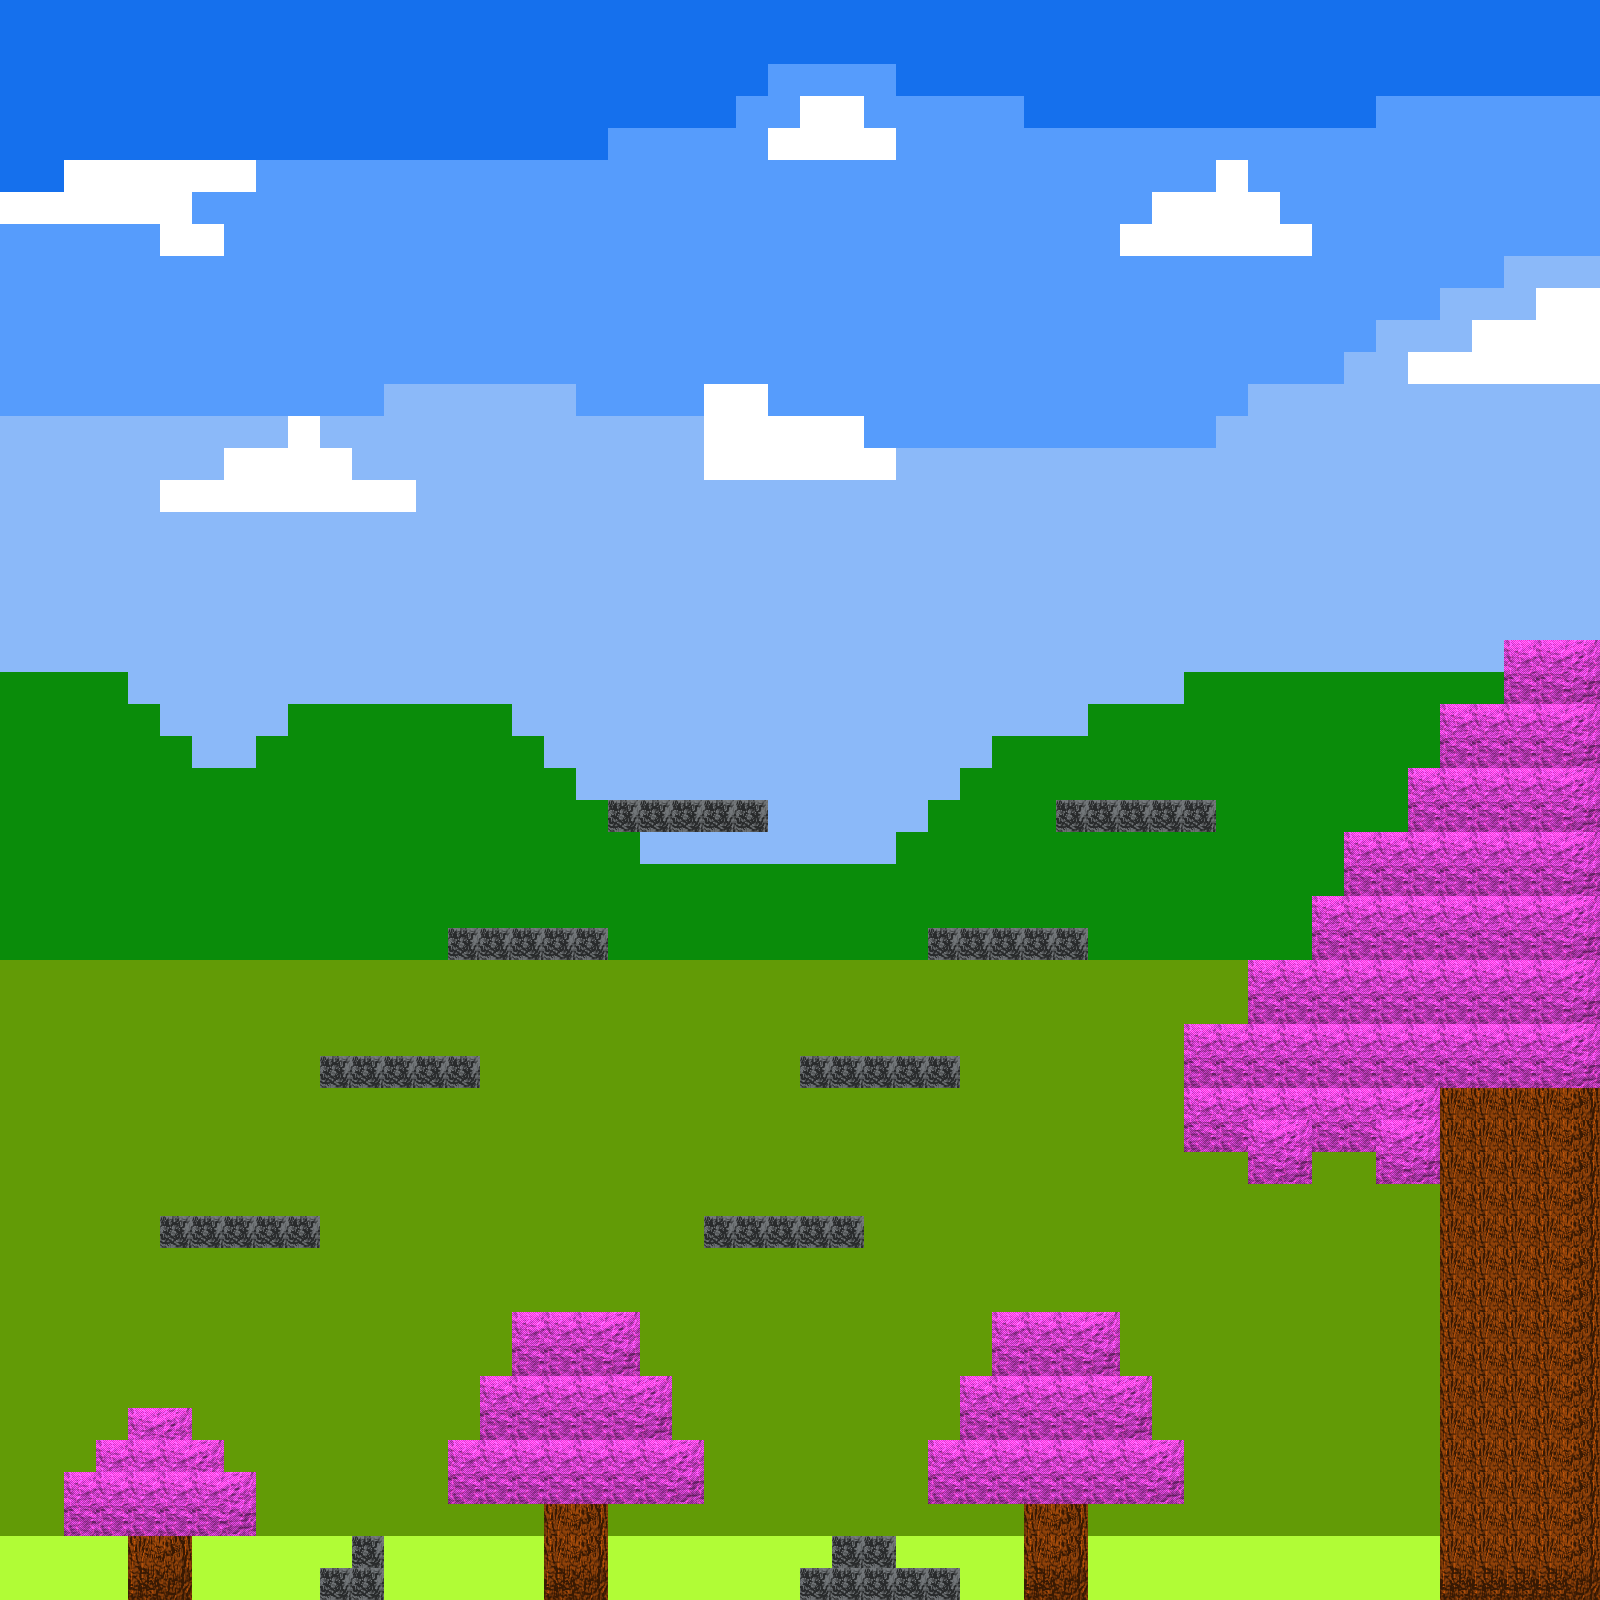

A 2D game scene composited from a Tiled map and its tileset images. What follows is a short description and the map's XML, with each tile layer's data collapsed to a summary:
An orthogonal 50x50 tile map with 32x32 px tiles, 4 tile layers (background, background02, block, block02), 2 tilesets.

<map version="1.5" tiledversion="1.7.2" orientation="orthogonal" renderorder="right-down" width="50" height="50" tilewidth="32" tileheight="32" infinite="0" nextlayerid="5" nextobjectid="1">
 <editorsettings>
  <export target="map01.json" format="json" />
 </editorsettings>
 <tileset firstgid="1" name="tilemap01" tilewidth="32" tileheight="32" tilecount="9" columns="3">
  <image source="picture/tilemap01.png" width="96" height="96" />
 </tileset>
 <tileset firstgid="10" name="tilemap02" tilewidth="64" tileheight="64" tilecount="2" columns="1">
  <image source="picture/tilemap02.png" width="64" height="128" />
 </tileset>
 <layer id="1" name="background" width="50" height="50">
  <data>[2500 cells, 2500 non-empty, 7 distinct tile ids]</data>
 </layer>
 <layer id="3" name="background02" width="50" height="50">
  <data>[2500 cells, 65 non-empty, 1 distinct tile ids]</data>
 </layer>
 <layer id="2" name="block" width="50" height="50">
  <data>[2500 cells, 50 non-empty, 1 distinct tile ids]</data>
 </layer>
 <layer id="4" name="block02" width="50" height="50">
  <data>[2500 cells, 96 non-empty, 1 distinct tile ids]</data>
 </layer>
</map>
